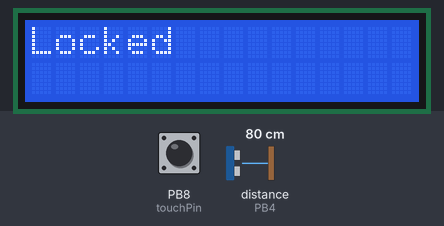
This sketch was run on a simulated STM32 Blue Pill. Parts: 16×2 character LCD. Inputs (shaded band) come from the test bench; at power-on: PB8 (touchPin) LOW, distance to the obstacle (sensor on PB4) 80 cm. The echo pulse lasts 58.3 µs per cm.

Above: at 3.2 s.
3.3 s: PB8 (touchPin) pulled HIGH for 0.25 s
At 4.3 s:
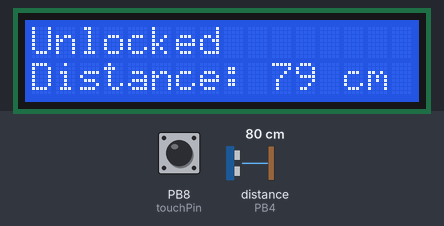
5.0 s: distance to the obstacle (sensor on PB4) set to 2 cm
At 6.3 s:
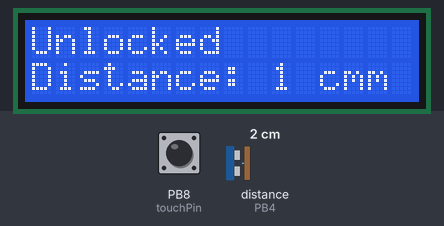
6.6 s: distance to the obstacle (sensor on PB4) set to 4 cm
At 7.1 s:
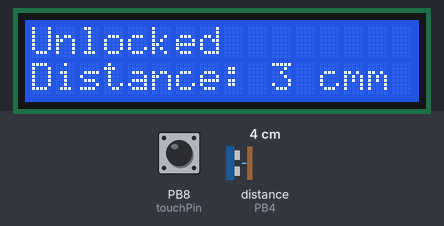
8.2 s: distance to the obstacle (sensor on PB4) set to 9 cm
At 9.1 s:
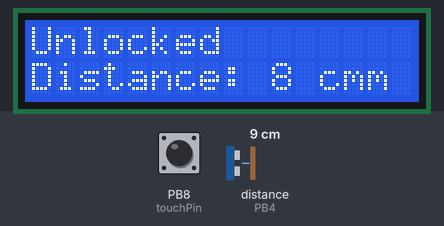
9.7 s: PB8 (touchPin) pulled HIGH for 1 s
At 10.7 s:
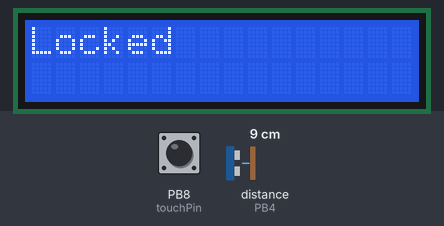
Timing chart, 0 to 12.7 s (numbered marks = the images above; inputs shaded):
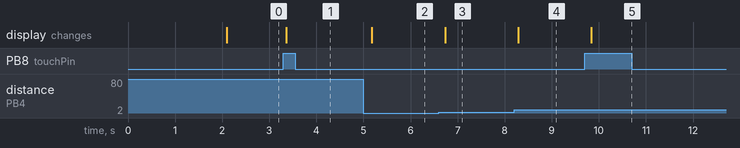

The sketch:

LCD_Ultrasonic_TTP223.ino
```cpp
#include <Wire.h>
#include <LiquidCrystal_I2C.h>

// Define pins for the ultrasonic sensor
const int trigPin = PB5;  // Trig pin connected to PB5
const int echoPin = PB4;  // Echo pin connected to PB4

// Define pin for TTP223 touch sensor
const int touchPin = PB8; // TTP223 connected to PB8

// Variables for ultrasonic sensor
long duration;
int distance;

// State variable for locked/unlocked
bool isLocked = true;
bool lastTouchState = LOW;  // To detect state change of touch sensor

// Initialize the LCD with I2C address 0x27 and a 16x2 display
LiquidCrystal_I2C lcd(0x27, 16, 2);

void setup() {
  // Set up ultrasonic sensor pins
  pinMode(trigPin, OUTPUT); // Set trigPin as an Output
  pinMode(echoPin, INPUT);  // Set echoPin as an Input

  // Set up TTP223 touch sensor pin
  pinMode(touchPin, INPUT);

  // Initialize Serial communication for debugging
  Serial.begin(9600);

  // Initialize the LCD
  lcd.init();
  lcd.backlight();
  lcd.setCursor(0, 0);
  lcd.print("Sensor Kit");
  lcd.setCursor(0, 1);
    lcd.print("Initializing...");
  delay(2000); // Display welcome message for 2 seconds
  lcd.clear(); // Clear the display after welcome message
}

void loop() {
  // Read the current state of the touch sensor
  bool currentTouchState = digitalRead(touchPin);

  // Detect a rising edge (press) on the touch sensor to toggle the state
  if (currentTouchState == HIGH && lastTouchState == LOW) {
    isLocked = !isLocked;  // Toggle between locked and unlocked
    lcd.clear();           // Clear the LCD for new message
  }

  // Update the lastTouchState for the next loop iteration
  lastTouchState = currentTouchState;

  // Check if the system is locked or unlocked
  if (isLocked) {
    // If locked, show "Locked" on the LCD
    lcd.setCursor(0, 0);
    lcd.print("Locked");
  } else {
    // If unlocked, show "Unlocked" and display the ultrasonic distance
    lcd.setCursor(0, 0);
    lcd.print("Unlocked");

    // Ultrasonic distance measurement process
    // Clear the trigPin
    digitalWrite(trigPin, LOW);
    delayMicroseconds(2);

    // Send a 10-microsecond pulse to the trigPin
    digitalWrite(trigPin, HIGH);
    delayMicroseconds(10);
    digitalWrite(trigPin, LOW);

    // Read the echoPin and calculate the time taken for the pulse
    duration = pulseIn(echoPin, HIGH);

    // Calculate the distance (duration * speed of sound / 2)
    distance = duration * 0.034 / 2;

    // Display the distance on the LCD
    lcd.setCursor(0, 1);
    lcd.print("Distance: ");
    lcd.print(distance);
    lcd.print(" cm");
  }

  delay(200); // Small delay to avoid bouncing and ensure stable sensor reading
}
```

Measured:
- after the input at 3.3 s, the display: changes after 0.06 s (image 1)
- after the input at 5.0 s, the display: changes after 0.18 s (image 2)
- after the input at 6.6 s, the display: changes after 0.13 s (image 3)
- after the input at 8.2 s, the display: changes after 0.09 s (image 4)
- after the input at 9.7 s, the display: changes after 0.14 s (image 5)
